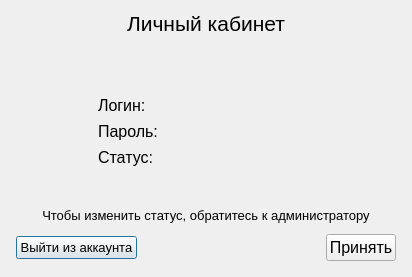
<?xml version="1.0" encoding="UTF-8"?>
<ui version="4.0">
 <class>InfoUser</class>
 <widget class="QDialog" name="InfoUser">
  <property name="geometry">
   <rect>
    <x>0</x>
    <y>0</y>
    <width>408</width>
    <height>277</height>
   </rect>
  </property>
  <property name="windowTitle">
   <string>Dialog</string>
  </property>
  <layout class="QGridLayout" name="gridLayout_4">
   <item row="12" column="0">
    <layout class="QHBoxLayout" name="horizontalLayout" stretch="0,0,0">
     <property name="spacing">
      <number>5</number>
     </property>
     <property name="sizeConstraint">
      <enum>QLayout::SetMinimumSize</enum>
     </property>
     <property name="leftMargin">
      <number>5</number>
     </property>
     <property name="topMargin">
      <number>5</number>
     </property>
     <property name="rightMargin">
      <number>5</number>
     </property>
     <property name="bottomMargin">
      <number>5</number>
     </property>
     <item>
      <widget class="QPushButton" name="Exit">
       <property name="font">
        <font>
         <pointsize>10</pointsize>
        </font>
       </property>
       <property name="cursor">
        <cursorShape>PointingHandCursor</cursorShape>
       </property>
       <property name="text">
        <string>Выйти из аккаунта</string>
       </property>
      </widget>
     </item>
     <item>
      <spacer name="horizontalSpacer">
       <property name="orientation">
        <enum>Qt::Horizontal</enum>
       </property>
       <property name="sizeHint" stdset="0">
        <size>
         <width>40</width>
         <height>20</height>
        </size>
       </property>
      </spacer>
     </item>
     <item>
      <widget class="QPushButton" name="accept">
       <property name="maximumSize">
        <size>
         <width>70</width>
         <height>16777215</height>
        </size>
       </property>
       <property name="font">
        <font>
         <pointsize>12</pointsize>
        </font>
       </property>
       <property name="cursor">
        <cursorShape>PointingHandCursor</cursorShape>
       </property>
       <property name="text">
        <string>Принять</string>
       </property>
      </widget>
     </item>
    </layout>
   </item>
   <item row="0" column="0">
    <widget class="QLabel" name="label">
     <property name="minimumSize">
      <size>
       <width>390</width>
       <height>0</height>
      </size>
     </property>
     <property name="maximumSize">
      <size>
       <width>300</width>
       <height>30</height>
      </size>
     </property>
     <property name="font">
      <font>
       <pointsize>16</pointsize>
      </font>
     </property>
     <property name="focusPolicy">
      <enum>Qt::NoFocus</enum>
     </property>
     <property name="layoutDirection">
      <enum>Qt::LeftToRight</enum>
     </property>
     <property name="autoFillBackground">
      <bool>false</bool>
     </property>
     <property name="text">
      <string>Личный кабинет</string>
     </property>
     <property name="alignment">
      <set>Qt::AlignCenter</set>
     </property>
    </widget>
   </item>
   <item row="1" column="0">
    <spacer name="verticalSpacer">
     <property name="orientation">
      <enum>Qt::Vertical</enum>
     </property>
     <property name="sizeHint" stdset="0">
      <size>
       <width>20</width>
       <height>59</height>
      </size>
     </property>
    </spacer>
   </item>
   <item row="11" column="0">
    <widget class="QLabel" name="label_5">
     <property name="font">
      <font>
       <pointsize>10</pointsize>
      </font>
     </property>
     <property name="layoutDirection">
      <enum>Qt::LeftToRight</enum>
     </property>
     <property name="text">
      <string>Чтобы изменить статус, обратитесь к администратору</string>
     </property>
     <property name="alignment">
      <set>Qt::AlignCenter</set>
     </property>
    </widget>
   </item>
   <item row="6" column="0">
    <layout class="QGridLayout" name="gridLayout_5">
     <property name="leftMargin">
      <number>9</number>
     </property>
     <property name="topMargin">
      <number>9</number>
     </property>
     <property name="rightMargin">
      <number>9</number>
     </property>
     <property name="bottomMargin">
      <number>9</number>
     </property>
     <item row="4" column="1">
      <widget class="QLabel" name="label_3">
       <property name="font">
        <font>
         <pointsize>12</pointsize>
        </font>
       </property>
       <property name="text">
        <string>Пароль:</string>
       </property>
      </widget>
     </item>
     <item row="4" column="0">
      <spacer name="horizontalSpacer_3">
       <property name="orientation">
        <enum>Qt::Horizontal</enum>
       </property>
       <property name="sizeHint" stdset="0">
        <size>
         <width>40</width>
         <height>20</height>
        </size>
       </property>
      </spacer>
     </item>
     <item row="0" column="1">
      <widget class="QLabel" name="label_2">
       <property name="font">
        <font>
         <pointsize>12</pointsize>
        </font>
       </property>
       <property name="text">
        <string>Логин: </string>
       </property>
      </widget>
     </item>
     <item row="0" column="2">
      <widget class="QLabel" name="Llogin">
       <property name="minimumSize">
        <size>
         <width>150</width>
         <height>0</height>
        </size>
       </property>
       <property name="maximumSize">
        <size>
         <width>150</width>
         <height>16777215</height>
        </size>
       </property>
       <property name="font">
        <font>
         <pointsize>12</pointsize>
        </font>
       </property>
       <property name="text">
        <string/>
       </property>
      </widget>
     </item>
     <item row="6" column="1">
      <widget class="QLabel" name="label_4">
       <property name="font">
        <font>
         <pointsize>12</pointsize>
        </font>
       </property>
       <property name="text">
        <string>Статус:</string>
       </property>
      </widget>
     </item>
     <item row="0" column="0">
      <spacer name="horizontalSpacer_2">
       <property name="orientation">
        <enum>Qt::Horizontal</enum>
       </property>
       <property name="sizeHint" stdset="0">
        <size>
         <width>40</width>
         <height>20</height>
        </size>
       </property>
      </spacer>
     </item>
     <item row="6" column="0">
      <spacer name="horizontalSpacer_4">
       <property name="orientation">
        <enum>Qt::Horizontal</enum>
       </property>
       <property name="sizeHint" stdset="0">
        <size>
         <width>40</width>
         <height>20</height>
        </size>
       </property>
      </spacer>
     </item>
     <item row="4" column="2">
      <widget class="QLabel" name="LPassword">
       <property name="minimumSize">
        <size>
         <width>150</width>
         <height>0</height>
        </size>
       </property>
       <property name="maximumSize">
        <size>
         <width>150</width>
         <height>16777215</height>
        </size>
       </property>
       <property name="font">
        <font>
         <pointsize>12</pointsize>
        </font>
       </property>
       <property name="midLineWidth">
        <number>0</number>
       </property>
       <property name="text">
        <string/>
       </property>
       <property name="alignment">
        <set>Qt::AlignLeading|Qt::AlignLeft|Qt::AlignVCenter</set>
       </property>
      </widget>
     </item>
     <item row="0" column="3">
      <spacer name="horizontalSpacer_5">
       <property name="orientation">
        <enum>Qt::Horizontal</enum>
       </property>
       <property name="sizeHint" stdset="0">
        <size>
         <width>40</width>
         <height>20</height>
        </size>
       </property>
      </spacer>
     </item>
     <item row="4" column="3">
      <spacer name="horizontalSpacer_6">
       <property name="orientation">
        <enum>Qt::Horizontal</enum>
       </property>
       <property name="sizeHint" stdset="0">
        <size>
         <width>40</width>
         <height>20</height>
        </size>
       </property>
      </spacer>
     </item>
     <item row="6" column="3">
      <spacer name="horizontalSpacer_7">
       <property name="orientation">
        <enum>Qt::Horizontal</enum>
       </property>
       <property name="sizeHint" stdset="0">
        <size>
         <width>40</width>
         <height>20</height>
        </size>
       </property>
      </spacer>
     </item>
     <item row="6" column="2">
      <widget class="QLabel" name="Lstatus">
       <property name="font">
        <font>
         <pointsize>12</pointsize>
        </font>
       </property>
       <property name="text">
        <string/>
       </property>
      </widget>
     </item>
    </layout>
   </item>
   <item row="8" column="0">
    <spacer name="verticalSpacer_2">
     <property name="orientation">
      <enum>Qt::Vertical</enum>
     </property>
     <property name="sizeHint" stdset="0">
      <size>
       <width>20</width>
       <height>40</height>
      </size>
     </property>
    </spacer>
   </item>
  </layout>
 </widget>
 <resources/>
 <connections>
  <connection>
   <sender>accept</sender>
   <signal>clicked()</signal>
   <receiver>InfoUser</receiver>
   <slot>close()</slot>
   <hints>
    <hint type="sourcelabel">
     <x>350</x>
     <y>272</y>
    </hint>
    <hint type="destinationlabel">
     <x>199</x>
     <y>149</y>
    </hint>
   </hints>
  </connection>
  <connection>
   <sender>Exit</sender>
   <signal>clicked()</signal>
   <receiver>InfoUser</receiver>
   <slot>accept()</slot>
   <hints>
    <hint type="sourcelabel">
     <x>72</x>
     <y>248</y>
    </hint>
    <hint type="destinationlabel">
     <x>203</x>
     <y>138</y>
    </hint>
   </hints>
  </connection>
 </connections>
</ui>
